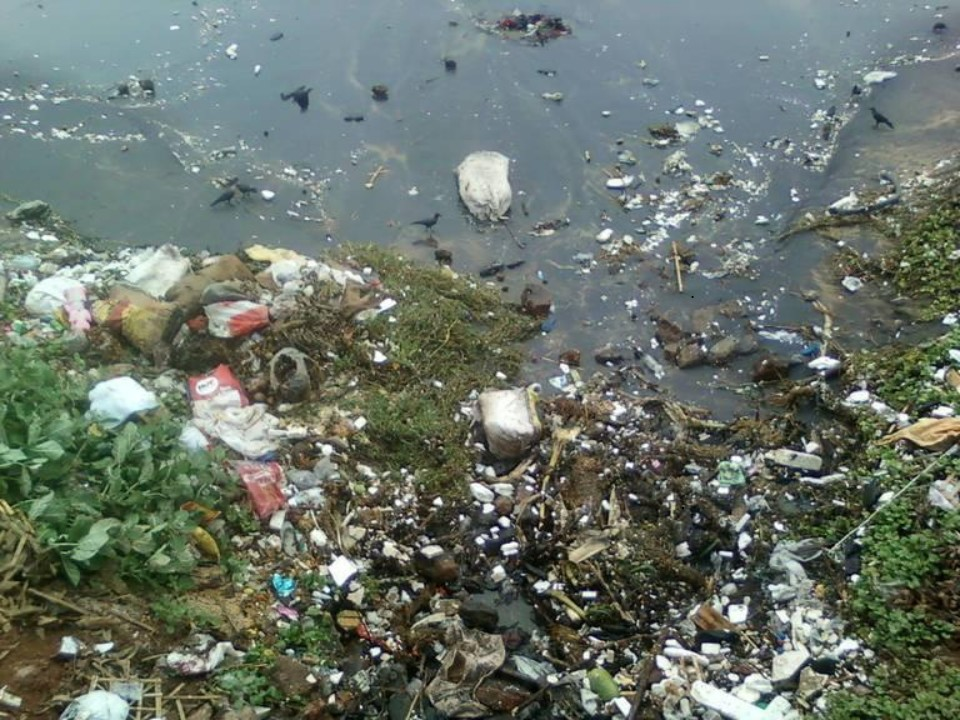
#> input picture citra/IMG-20250605-WA0008.jpg, 960 x 720 px
$ python -i image_processor.py   (imports and definitions only)   (older library calls are emulated)
#> lines starting #> are read from the running program, lines starting #| are printed output that depends on the picture; after the words box and inside, x2 and y2 are one past the last pixel; in counts of white or black regions, pixels touching at a corner belong together
#> further down, picture is the input picture: shape (720, 960, 3); mean B, G, R 105.9, 115.6, 105.9
# Tambahkan import cv2 di bagian atas file jika belum ada
import cv2
import numpy as np

# Tambahkan import yang diperlukan di bagian atas
import os
from datetime import datetime
import matplotlib.pyplot as plt
import matplotlib.gridspec as gridspec

class ImageProcessor:
    @staticmethod
    def convert_to_grayscale(image):
        # Konversi ke grayscale menggunakan rumus: 0.299*R + 0.587*G + 0.114*B
        # Ekstrak channel BGR (OpenCV menggunakan format BGR)
        b, g, r = cv2.split(image)

        # Aplikasikan rumus grayscale
        gray = 0.299 * r.astype(np.float32) + 0.587 * g.astype(np.float32) + 0.114 * b.astype(np.float32)

        # Konversi kembali ke uint8
        return np.uint8(gray)

    @staticmethod
    def enhance_contrast(image):
        return cv2.equalizeHist(image)

    # [215 lines left out: functions sobel_edge_detection, prewitt_edge_detection, canny_edge_detection, laplacian_edge_detection, extract_wavelet_features, wavelet_texture_analysis, not called in this run]
        # return wavelet_output

    @staticmethod
    def hsv_preprocessing(image):
        """
        Preprocessing menggunakan HSV color space untuk mengurangi noise dari tembok
        dan meningkatkan deteksi objek sampah
        """
        # Konversi ke HSV
        hsv = cv2.cvtColor(image, cv2.COLOR_BGR2HSV)
#> hsv: shape (720, 960, 3); mean H, S, V 62.8, 56.2, 119.3

        # Definisikan range untuk objek sampah (non-tembok)
        # Range untuk plastik, kaleng, dan sampah organik
        lower_range1 = np.array([0, 30, 30])    # Merah, oranye, kuning
        upper_range1 = np.array([30, 255, 255])

        lower_range2 = np.array([35, 40, 40])   # Hijau (sampah organik)
        upper_range2 = np.array([85, 255, 255])

        lower_range3 = np.array([100, 50, 50])  # Biru (plastik)
        upper_range3 = np.array([130, 255, 255])

        # Buat mask untuk setiap range
        mask1 = cv2.inRange(hsv, lower_range1, upper_range1)
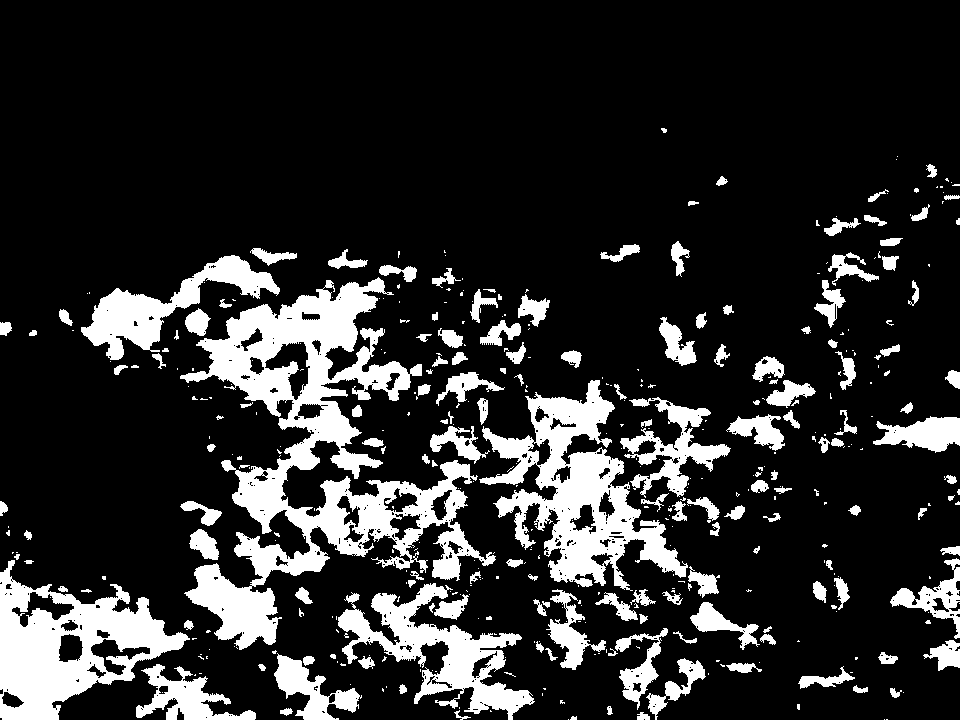
#> mask1: shape (720, 960); 17.5% white; 437 white regions (269 under 20 px), largest, box (x1, y1, x2, y2) and area: (180, 277, 496, 650) 34250, (479, 380, 688, 591) 15878, (0, 560, 190, 720) 13798
        mask2 = cv2.inRange(hsv, lower_range2, upper_range2)
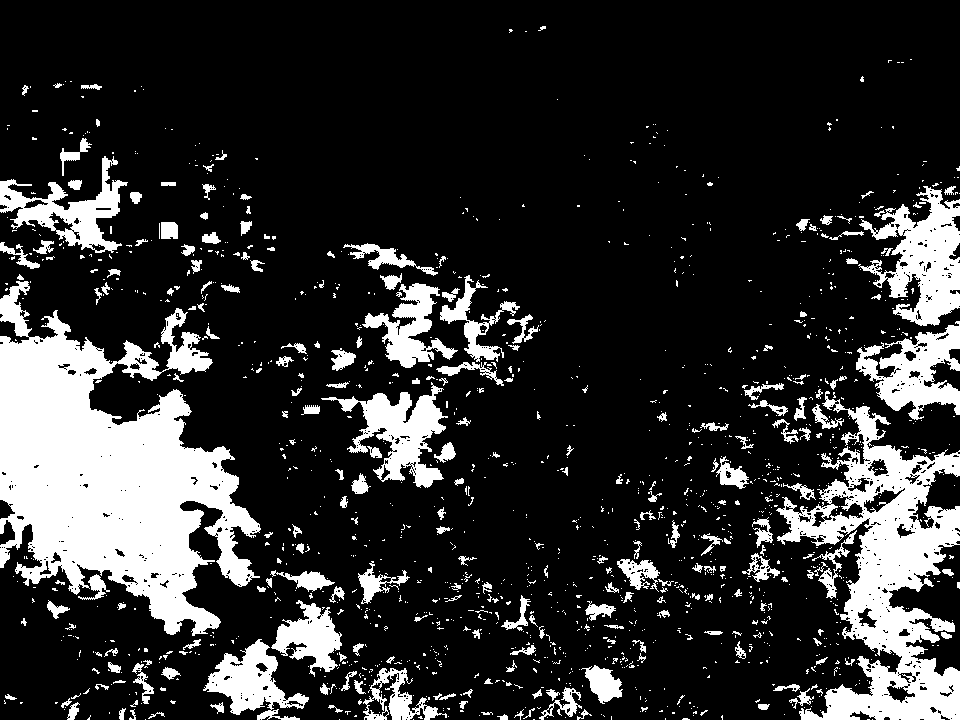
#> mask2: shape (720, 960); 18.9% white; 1450 white regions (1216 under 20 px), largest, box (x1, y1, x2, y2) and area: (0, 281, 261, 636) 47850, (776, 391, 960, 720) 23870, (858, 186, 960, 326) 7008
        mask3 = cv2.inRange(hsv, lower_range3, upper_range3)
#> mask3: shape (720, 960); 6.4% white; 543 white regions (414 under 20 px), largest, box (x1, y1, x2, y2) and area: (479, 0, 838, 198) 24729, (358, 38, 457, 88) 2404, (273, 90, 332, 140) 1326

        # Gabungkan semua mask
        combined_mask = cv2.bitwise_or(mask1, mask2)
#> combined_mask: shape (720, 960); 36.4% white; 1125 white regions (961 under 20 px), largest, box (x1, y1, x2, y2) and area: (0, 243, 505, 720) 135094, (742, 391, 960, 720) 31743, (479, 377, 816, 624) 26189
        combined_mask = cv2.bitwise_or(combined_mask, mask3)
#> combined_mask: shape (720, 960); 42.9% white; 1661 white regions (1371 under 20 px), largest, box (x1, y1, x2, y2) and area: (0, 243, 505, 720) 135094, (742, 391, 960, 720) 31782, (479, 377, 816, 624) 26213

        # Tambahkan mask untuk objek dengan saturasi tinggi (bukan tembok abu-abu)
        high_saturation_mask = cv2.inRange(hsv[:,:,1], 40, 255)
#> high_saturation_mask: shape (720, 960); 65.5% white; 1163 black regions (915 under 20 px), largest, box (x1, y1, x2, y2) and area: (0, 0, 960, 720) 136586, (628, 418, 879, 720) 31555, (89, 351, 320, 480) 9631
        combined_mask = cv2.bitwise_or(combined_mask, high_saturation_mask)
#> combined_mask: shape (720, 960); 67.3% white; 1154 black regions (898 under 20 px), largest, box (x1, y1, x2, y2) and area: (0, 0, 960, 720) 129802, (638, 428, 879, 720) 28036, (89, 366, 314, 477) 8930

        # Morphological operations untuk membersihkan noise
        kernel = np.ones((3,3), np.uint8)
        combined_mask = cv2.morphologyEx(combined_mask, cv2.MORPH_CLOSE, kernel)
#> combined_mask: shape (720, 960); 69.3% white; 464 black regions (181 under 20 px), largest, box (x1, y1, x2, y2) and area: (0, 0, 960, 478) 114117, (644, 459, 878, 720) 21707, (89, 369, 311, 470) 8660
        combined_mask = cv2.morphologyEx(combined_mask, cv2.MORPH_OPEN, kernel)
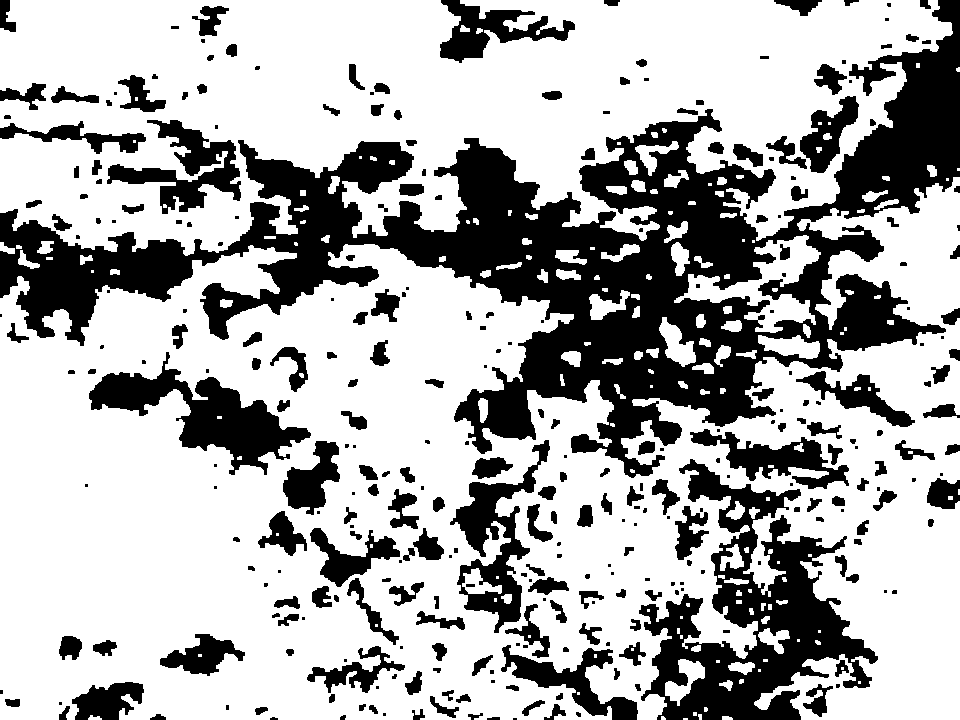
#> combined_mask: shape (720, 960); 68.5% white; 316 black regions (107 under 20 px), largest, box (x1, y1, x2, y2) and area: (0, 0, 960, 478) 117938, (639, 459, 878, 720) 24041, (89, 352, 311, 475) 8969

        # Terapkan mask ke citra asli
        result = cv2.bitwise_and(image, image, mask=combined_mask)
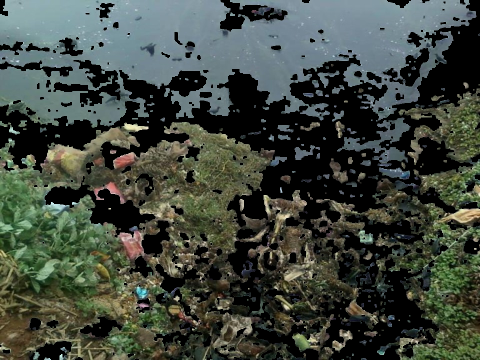
#> result: shape (720, 960, 3) (shown at 1/2 size); mean B, G, R 63.1, 71.6, 64.5

        # Konversi ke grayscale
        gray_result = ImageProcessor.convert_to_grayscale(result)
#> in convert_to_grayscale, `b, g, r = cv2.split(image)`:
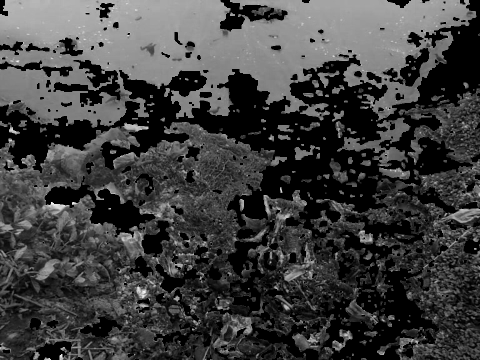
#> b: shape (720, 960) (shown at 1/2 size); min 0, max 255, mean 63.1
#> in convert_to_grayscale, `b, g, r = cv2.split(image)`:
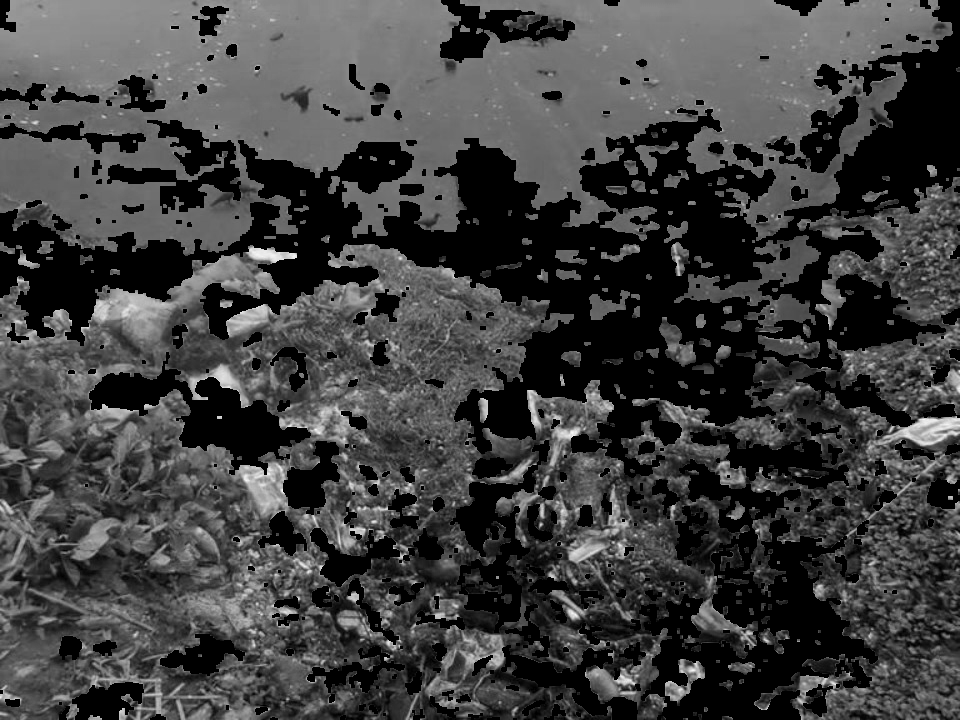
#> r: shape (720, 960); min 0, max 253, mean 64.5

        return gray_result, combined_mask

    # [263 lines left out: functions adaptive_threshold_preprocessing, enhanced_sobel_edge_detection, enhanced_canny_edge_detection, save_extraction_steps, not called in this run]

>>> import cv2
>>> picture = cv2.imread('citra/IMG-20250605-WA0008.jpg')
>>> result = ImageProcessor().hsv_preprocessing(picture)

$ run again, on citra/IMG-20250605-WA0010.jpg
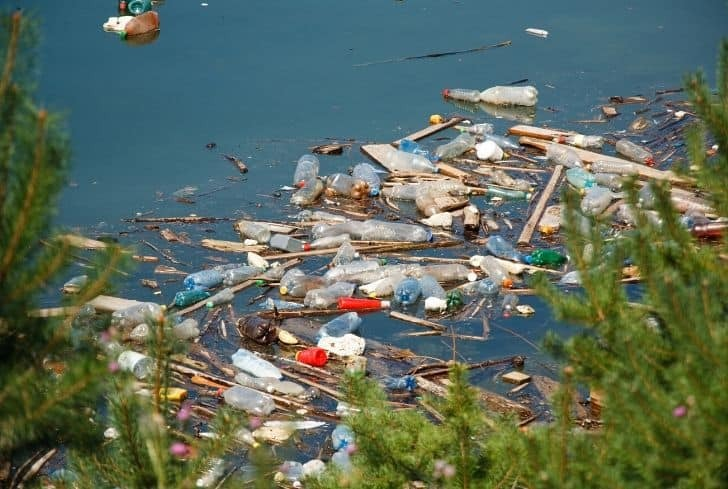
#> input picture citra/IMG-20250605-WA0010.jpg, 728 x 489 px
#> picture is the input picture: shape (489, 728, 3); mean B, G, R 92.6, 108, 94
#> hsv: shape (489, 728, 3); mean H, S, V 60.2, 111.6, 118.7
#> in hsv_preprocessing, `mask1 = cv2.inRange(hsv, lower_range1, upper_range1)`:
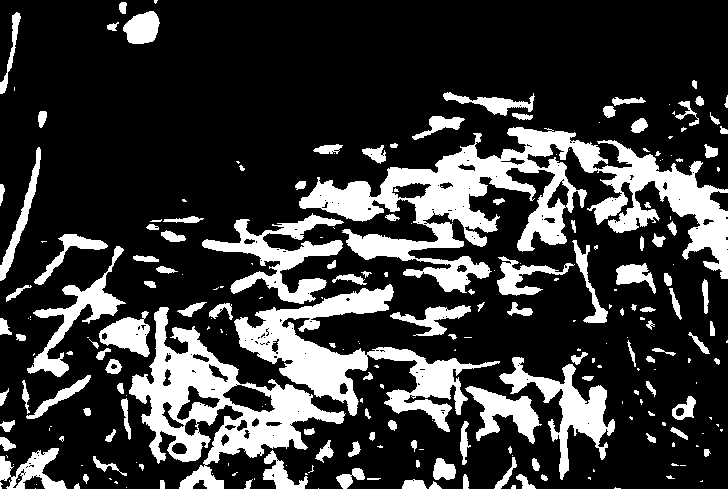
#> mask1: shape (489, 728); 22.7% white; 245 white regions (117 under 20 px), largest, box (x1, y1, x2, y2) and area: (299, 127, 728, 293) 23258, (129, 307, 346, 489) 12321, (234, 284, 500, 432) 10836
#> mask2: shape (489, 728); 19.9% white; 269 white regions (186 under 20 px), largest, box (x1, y1, x2, y2) and area: (526, 192, 728, 489) 27191, (11, 310, 146, 489) 9127, (0, 13, 42, 262) 5479
#> mask3: shape (489, 728); 9.3% white; 326 white regions (219 under 20 px), largest, box (x1, y1, x2, y2) and area: (126, 151, 289, 303) 6023, (538, 60, 691, 152) 5376, (640, 0, 728, 88) 3729
#> high_saturation_mask: shape (489, 728); 85.9% white; 281 black regions (200 under 20 px), largest, box (x1, y1, x2, y2) and area: (173, 140, 535, 415) 26764, (432, 106, 689, 212) 6268, (282, 433, 354, 486) 1177
#> in convert_to_grayscale, `b, g, r = cv2.split(image)`:
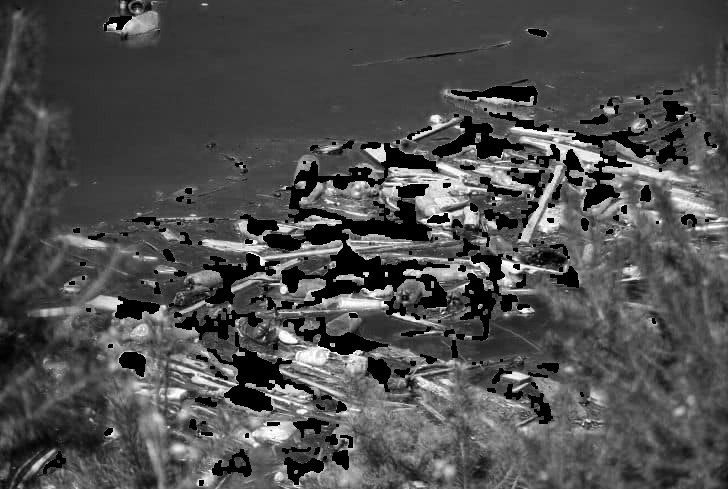
#> r: shape (489, 728); min 0, max 255, mean 77.9
